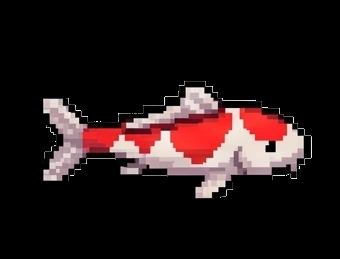
#> input picture src/renderer/assets/Fish_swim/Fish1.png, 340 x 259 px, found by its file name; its folder holds 4 pictures in this run
$ python align_and_pad_fish.py
#> lines starting #> are read from the running program, lines starting #| are printed output that depends on the picture; after the words box and inside, x2 and y2 are one past the last pixel; in counts of white or black regions, pixels touching at a corner belong together
import cv2
import numpy as np
import os

in_dir = 'src/renderer/assets/Fish_swim'
out_dir = 'src/renderer/assets/Fish_swim_aligned'
os.makedirs(out_dir, exist_ok=True)

FRAMES = [f'Fish{i}.png' for i in range(1, 9)]

def tight_bbox(alpha, thresh=20):
    mask = alpha > thresh
    ys, xs = np.where(mask)
    if len(xs) == 0:
        return None
    return xs.min(), ys.min(), xs.max(), ys.max()

# 1. Đọc tất cả frame + tính bbox alpha (bỏ vùng trong suốt thừa quanh cá)
imgs = []
bboxes = []
for name in FRAMES:
    img = cv2.imread(f'{in_dir}/{name}', cv2.IMREAD_UNCHANGED)
#> img is the input picture: shape (259, 340, 4); mean B, G, R, A 23.9, 23.6, 36, 52.7
    bbox = tight_bbox(img[:, :, 3])
#> in tight_bbox, `mask = alpha > thresh`:
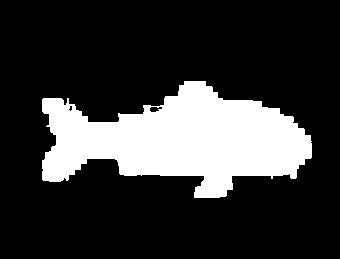
#> mask: shape (259, 340) bool; 21.1% white; 1 white region, box (x1, y1, x2, y2) and area: (42, 81, 312, 198) 18569
#> in tight_bbox, `ys, xs = np.where(mask)`: ys = 18569 values from 81 to 197; xs = 18569 values, max 311 at index 9538, min 42 at index 665, mean 180.7
#> bbox = (42, 81, 311, 197)
    imgs.append(img)
    bboxes.append(bbox)
#> pass 2 of the loop `for name in FRAMES:`:
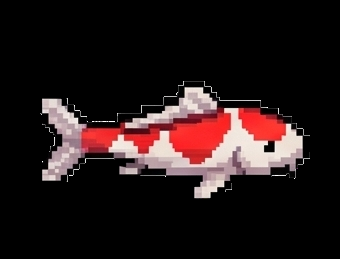
#> input picture src/renderer/assets/Fish_swim/Fish2.png, 340 x 259 px, found by its file name
#> img is the input picture: shape (259, 340, 4); mean B, G, R, A 24, 23.8, 36.1, 52.1
#> in tight_bbox (call 2), `mask = alpha > thresh`:
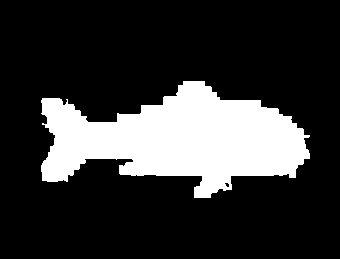
#> mask: shape (259, 340) bool; 20.8% white; 1 white region, box (x1, y1, x2, y2) and area: (41, 81, 310, 198) 18353
#> ys = 18353 values from 81 to 197; xs = 18353 values, max 309 at index 8105, min 41 at index 744, mean 179.1
#> bbox = (41, 81, 309, 197)
#> pass 3 of the loop `for name in FRAMES:`:
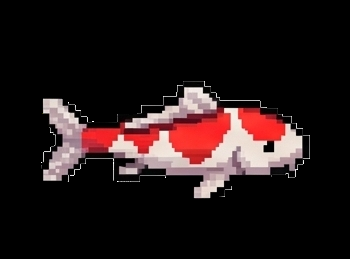
#> input picture src/renderer/assets/Fish_swim/Fish3.png, 350 x 259 px, found by its file name
#> img is the input picture: shape (259, 350, 4); mean B, G, R, A 23.3, 23, 35, 51.4
#> in tight_bbox (call 3), `mask = alpha > thresh`:
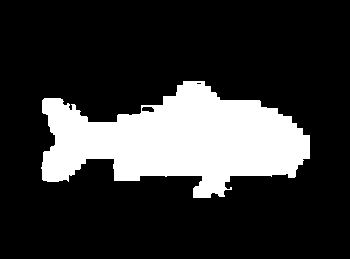
#> mask: shape (259, 350) bool; 20.6% white; 1 white region, box (x1, y1, x2, y2) and area: (41, 81, 310, 198) 18666
#> ys = 18666 values from 81 to 197; xs = 18666 values, max 309 at index 7984, min 41 at index 15810, mean 178.7
#> (the run stopped early here; a loop or call above may not have finished)
